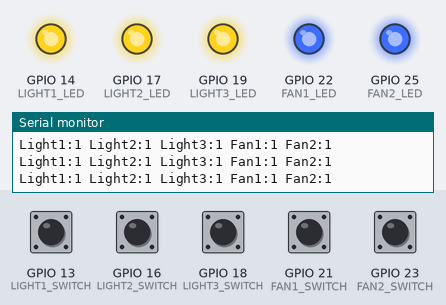
The sketch below on a simulated ESP32. Parts: output pins drawn as LEDs (lit = HIGH), the last lines printed to the serial monitor. The test bench sets the inputs (shaded band); at power-on: GPIO 13 (LIGHT1_SWITCH), GPIO 16 (LIGHT2_SWITCH), GPIO 18 (LIGHT3_SWITCH), GPIO 21 (FAN1_SWITCH), GPIO 23 (FAN2_SWITCH) HIGH.

Above: at 1.2 s.
1.3 s: GPIO 13 (LIGHT1_SWITCH) pulled LOW for 0.25 s
At 1.5 s:
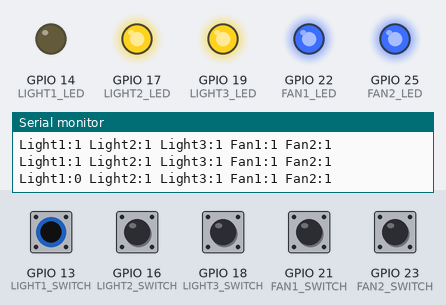
3.1 s: GPIO 16 (LIGHT2_SWITCH) pulled LOW for 0.25 s
At 3.3 s:
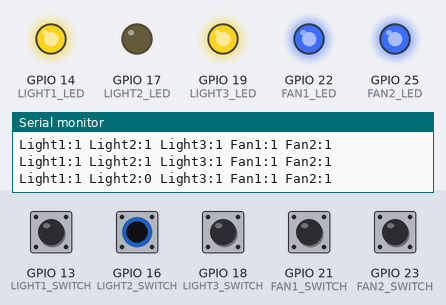
4.9 s: GPIO 18 (LIGHT3_SWITCH) pulled LOW for 0.25 s
At 5.1 s:
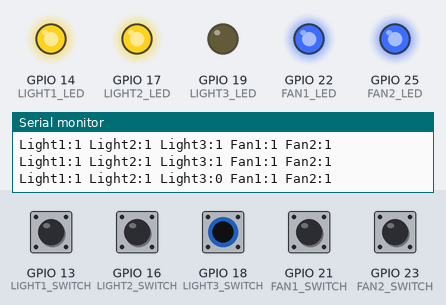
6.7 s: GPIO 21 (FAN1_SWITCH) pulled LOW for 0.25 s
At 6.91 s:
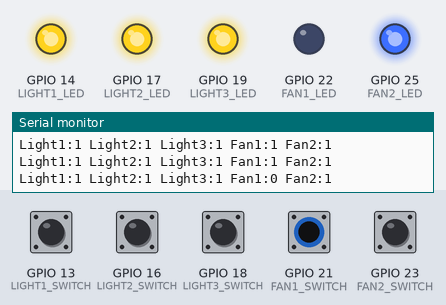
8.5 s: GPIO 23 (FAN2_SWITCH) pulled LOW for 0.25 s
At 8.71 s:
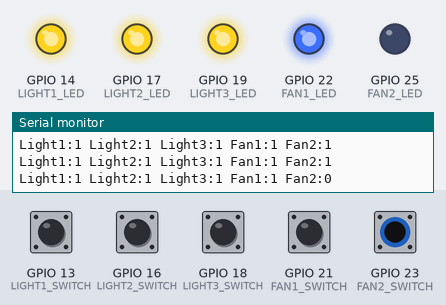
10.3 s: GPIO 13 (LIGHT1_SWITCH) driven LOW and GPIO 16 (LIGHT2_SWITCH) driven LOW
At 11.4 s:
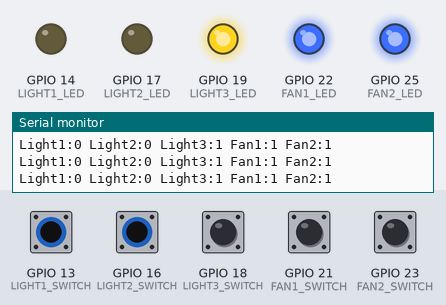
Timing chart, 0 to 12.9 s (numbered marks = the images above; inputs shaded):
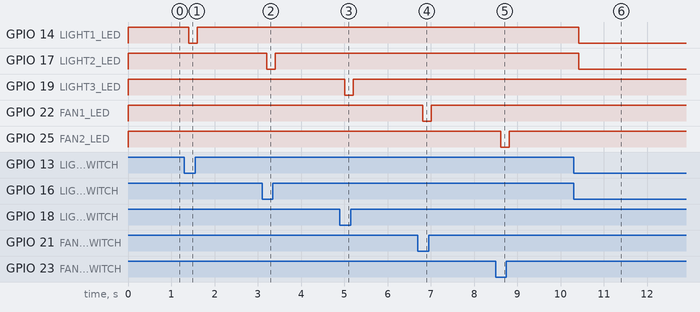

Measured:
- after the input at 1.3 s, GPIO 14 (LIGHT1_LED): HIGH → LOW after 0.10 s, → HIGH 0.20 s later
- after the input at 3.1 s, GPIO 17 (LIGHT2_LED): HIGH → LOW after 0.11 s, → HIGH 0.20 s later
- after the input at 4.9 s, GPIO 19 (LIGHT3_LED): HIGH → LOW after 0.11 s, → HIGH 0.20 s later
- after the input at 6.7 s, GPIO 22 (FAN1_LED): HIGH → LOW after 0.11 s, → HIGH 0.20 s later
- after the input at 8.5 s, GPIO 25 (FAN2_LED): HIGH → LOW after 0.11 s, → HIGH 0.20 s later
- after the input at 10.3 s, GPIO 14 (LIGHT1_LED), GPIO 17 (LIGHT2_LED): HIGH → LOW after 0.12 s

The sketch:

sketch.ino
```cpp
// Representative circuit: Work Room 1 (2 fans + 3 lights)
// This sketch reads the sensed on/off state of each device from a switch
// (standing in for a relay status line / current-sensor trip in a real
// deployment) and mirrors it onto an LED (visual confirmation that the
// ESP32 read the state correctly).
//
// In a real deployment, the block marked "SEND TO BACKEND" below would
// send this same state over WiFi (HTTP POST or MQTT) to the backend API
// instead of printing to Serial.

// Lights
const int LIGHT1_SWITCH = 13, LIGHT1_LED = 14;
const int LIGHT2_SWITCH = 16, LIGHT2_LED = 17;
const int LIGHT3_SWITCH = 18, LIGHT3_LED = 19;
// Fans
const int FAN1_SWITCH = 21, FAN1_LED = 22;
const int FAN2_SWITCH = 23, FAN2_LED = 25;

void setup() {
  Serial.begin(115200);

  pinMode(LIGHT1_SWITCH, INPUT);
  pinMode(LIGHT2_SWITCH, INPUT);
  pinMode(LIGHT3_SWITCH, INPUT);
  pinMode(FAN1_SWITCH, INPUT);
  pinMode(FAN2_SWITCH, INPUT);

  pinMode(LIGHT1_LED, OUTPUT);
  pinMode(LIGHT2_LED, OUTPUT);
  pinMode(LIGHT3_LED, OUTPUT);
  pinMode(FAN1_LED, OUTPUT);
  pinMode(FAN2_LED, OUTPUT);
}

void loop() {
  bool light1 = digitalRead(LIGHT1_SWITCH);
  bool light2 = digitalRead(LIGHT2_SWITCH);
  bool light3 = digitalRead(LIGHT3_SWITCH);
  bool fan1   = digitalRead(FAN1_SWITCH);
  bool fan2   = digitalRead(FAN2_SWITCH);

  digitalWrite(LIGHT1_LED, light1);
  digitalWrite(LIGHT2_LED, light2);
  digitalWrite(LIGHT3_LED, light3);
  digitalWrite(FAN1_LED, fan1);
  digitalWrite(FAN2_LED, fan2);

  // SEND TO BACKEND (real deployment): replace this Serial line with an
  // HTTP POST of the same five booleans to the backend's device-state
  // endpoint, tagged with room="Work Room 1".
  Serial.printf("Light1:%d Light2:%d Light3:%d Fan1:%d Fan2:%d\n",
                light1, light2, light3, fan1, fan2);

  delay(200);
}
```
